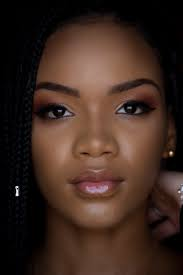
#> input picture images (2).jfif, 183 x 275 px, given in place of the camera
$ python object_tracking.py
#> lines starting #> are read from the running program, lines starting #| are printed output that depends on the picture; after the words box and inside, x2 and y2 are one past the last pixel; in counts of white or black regions, pixels touching at a corner belong together
import cv2
import numpy as np

capture = cv2.VideoCapture(0)
while 1:
    # Take each frame
    _, frame = capture.read()
#> frame is the input picture: shape (275, 183, 3); mean B, G, R 33.1, 42.2, 62.7

    # Convert from BGR to HSV color-space
    frame_hsv = cv2.cvtColor(frame, cv2.COLOR_BGR2HSV)
#> frame_hsv: shape (275, 183, 3); mean H, S, V 30.8, 125.6, 63.1

    # Define range of blue and red color in hsv
    blue_lower = np.array([110, 50, 50])
    blue_upper = np.array([130, 255, 255])
    red_lower = np.array([0, 50, 50])
    red_upper = np.array([10, 255, 255])

    # Threshold HSV image to get blue and red color
    mask1 = cv2.inRange(frame_hsv, blue_lower, blue_upper)
#> mask1: shape (275, 183); every value is 0
    mask2 = cv2.inRange(frame_hsv, red_lower, red_upper)
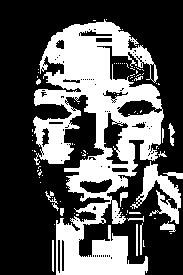
#> mask2: shape (275, 183); 34.5% white; 85 white regions (69 under 20 px), largest, box (x1, y1, x2, y2) and area: (33, 19, 164, 275) 15348, (130, 161, 183, 224) 1168, (160, 221, 176, 232) 96
    mask = mask1 + mask2

    # Bitwise AND mask and original frame
    result = cv2.bitwise_and(frame, frame, mask=mask)
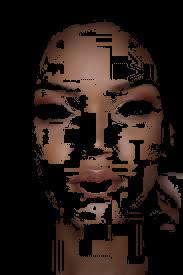
#> result: shape (275, 183, 3); mean B, G, R 20, 25, 36.8

    cv2.imshow('frame', frame)
    cv2.imshow('mask', mask)
    cv2.imshow('result', result)
    k = cv2.waitKey(5) & 0xFF
#> (key Esc is pressed here)
    if k == 27:
        break
cv2.destroyAllWindows()

$ run again, on images.jfif
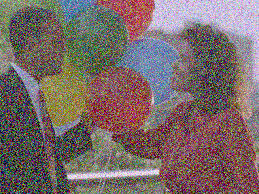
#> input picture images.jfif, 259 x 194 px, given in place of the camera
#> frame is the input picture: shape (194, 259, 3); mean B, G, R 104.9, 106.1, 121.2
#> frame_hsv: shape (194, 259, 3); mean H, S, V 88, 138.8, 149.6
#> `mask1 = cv2.inRange(frame_hsv, blue_lower, blue_upper)`:
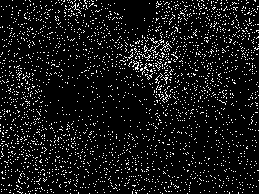
#> mask1: shape (194, 259); 8.4% white in thin lines or dots
#> mask2: shape (194, 259); 7.4% white in thin lines or dots
#> mask: shape (194, 259); 15.8% white in thin lines or dots
#> `result = cv2.bitwise_and(frame, frame, mask=mask)`:
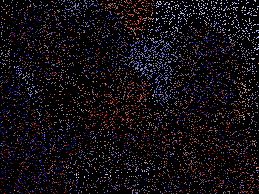
#> result: shape (194, 259, 3); mean B, G, R 18.2, 13.4, 19
